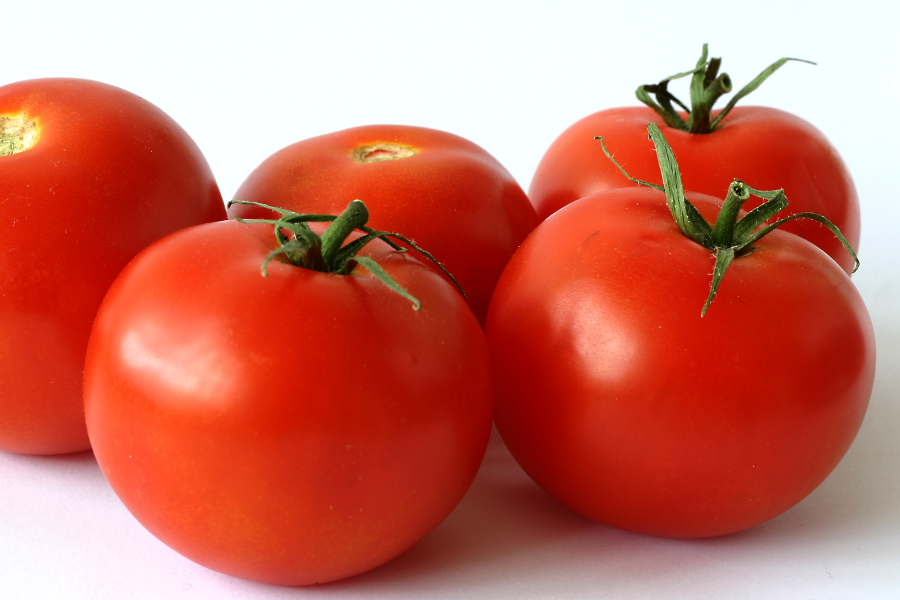
#> input picture webapp/model/level_1/Image_10.jpg, 1800 x 1200 px (shown at 1/2 size); its folder holds only this picture in this run
$ python som_v9.py
#> lines starting #> are read from the running program, lines starting #| are printed output that depends on the picture

import joblib
import numpy as np
from minisom import MiniSom
from sklearn.preprocessing import MinMaxScaler
from sklearn.model_selection import GroupShuffleSplit
from skimage.io import imread
from skimage.transform import resize
from skimage import color
import matplotlib.pyplot as plt
import glob
import os
import pandas as pd
from sklearn.metrics import confusion_matrix, classification_report

# Function to load images and labels
def load_images_and_labels(folders):
    images = []
    labels = []
    result = []
    id = 1
    for folder in folders:
        for filename in glob.glob(os.path.join(folder, '*.jpg')):
            img = imread(filename)
#> img is the input picture: shape (1200, 1800, 3); mean R, G, B 202.7, 112.1, 97.3
            if img.ndim == 2:  # If the image is grayscale
                img = color.gray2rgb(img)  # Convert to RGB
            elif img.shape[2] == 4:  # If the image is RGBA
                img = img[:, :, :3]  # Skip the alpha channel
            img_resized = resize(img, (64, 64), anti_aliasing=True)  # Resize image
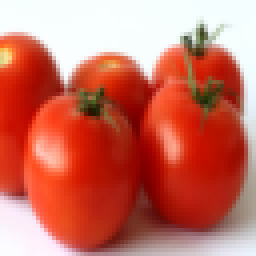
#> img_resized: shape (64, 64, 3) float64 (shown 4 times larger); mean R, G, B 0.795, 0.44, 0.381
            #images.append(img_resized.flatten())  # Flatten and append to list
            #labels.append(os.path.basename(folder))  # Use folder name as label
            result.append((id, img_resized.flatten(), os.path.basename(folder)))
            id = id+1
    return pd.DataFrame(result, columns=["id", "image", "label"])

# Load images
folders = ['./level_1', './level_2', './level_3']
main_df = load_images_and_labels(folders)
#> main_df = table of 1 rows and 3 columns
#test

# Check if images are loaded
if len(main_df) == 0:
    raise ValueError("No images loaded. Please check folder paths.")

# Veri setini eğitim, doğrulama ve test setlerine ayır
X = main_df.copy().drop(columns=['label'])
#> X = table of 1 rows and 2 columns
y = main_df.label

#X_train, X_temp, y_train, y_temp = train_test_split(original_data["image"], original_data["label"], test_size=0.4, random_state=42)
#X_val, X_test, y_val, y_test = train_test_split(X_temp, y_temp, test_size=0.5, random_state=42)

gs = GroupShuffleSplit(n_splits=2, test_size=None, train_size=.6, random_state=42)
#> (the run stopped early here; a loop or call above may not have finished)
